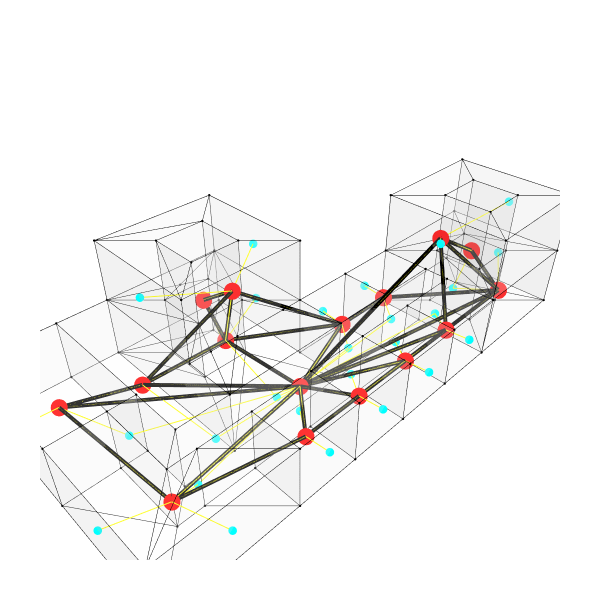

The cell this chart's notebook holds for it:
### Markdown cell above
## 2.4. Graph styling and plotting

### Code cell
# Style cells graph
vertices_cells = Graph.Vertices(g_cells)
for v in vertices_cells:
    d = Dictionary.ByKeysValues(["size", "color"], [20, "red"])
    v = Topology.SetDictionary(v, d)

edges_cells = Graph.Edges(g_cells)
for e in edges_cells:
    d = Dictionary.ByKeysValues(["width", "color"], [8, "black"])
    e = Topology.SetDictionary(e, d)

# Style apertures graph
vertices_apertures = Graph.Vertices(g_apertures)
for v in vertices_apertures:
    d = Dictionary.ByKeysValues(["size", "color"], [10, "cyan"])
    v = Topology.SetDictionary(v, d)

edges_apertures = Graph.Edges(g_apertures)
for e in edges_apertures:
    d = Dictionary.ByKeysValues(["width", "color"], [2, "yellow"])
    e = Topology.SetDictionary(e, d)

# Visualize both graphs together
Topology.Show(building, g_apertures, g_cells,
              vertexSizeKey="size",
              vertexColorKey="color",
              edgeWidthKey="width",
              edgeColorKey="color",
              faceOpacity=0.2,
              width=600,
              height=600,
              backgroundColor="white",
              renderer=renderer)

### Figure 1 — Plotly figure (JSON) as saved in the notebook; plotly's stock layout.template omitted (floating-point values rounded to 4 significant figures; data arrays with more than 128 entries replaced by an {"elided": "..."} marker saying what was removed)
{"data": [{"customdata": ["", "", "", "", "", "", "", "", "", "", "", "", "", "", "", "", "", "", "", "", "", "", "", "", "", "", "", "", "", "", "", "", "", "", "", "", "", "", "", "", "", "", "", "", "", "", "", "", "", "", "", "", "", "", "", "", "", "", "", "", "", "", "", "", "", "", "", "", "", "", "", "", "", "", "", "", "", "", "", "", "", "", "", "", "", "", "", "", "", "", "", "", "", "", "", "", ""], "hoverinfo": "text", "hovertemplate": ["Click ", "Click ", "Click ", "Click ", "Click ", "Click ", "Click ", "Click ", "Click ", "Click ", "Click ", "Click ", "Click ", "Click ", "Click ", "Click ", "Click ", "Click ", "Click ", "Click ", "Click ", "Click ", "Click ", "Click ", "Click ", "Click ", "Click ", "Click ", "Click ", "Click ", "Click ", "Click ", "Click ", "Click ", "Click ", "Click ", "Click ", "Click ", "Click ", "Click ", "Click ", "Click ", "Click ", "Click ", "Click ", "Click ", "Click ", "Click ", "Click ", "Click ", "Click ", "Click ", "Click ", "Click ", "Click ", "Click ", "Click ", "Click ", "Click ", "Click ", "Click ", "Click ", "Click ", "Click ", "Click ", "Click ", "Click ", "Click ", "Click ", "Click ", "Click ", "Click ", "Click ", "Click ", "Click ", "Click ", "Click ", "Click ", "Click ", "Click ", "Click ", "Click ", "Click ", "Click ", "Click ", "Click ", "Click ", "Click ", "Click ", "Click ", "Click ", "Click ", "Click ", "Click ", "Click ", "Click ", "Click "], "hovertext": ["", "", "", "", "", "", "", "", "", "", "", "", "", "", "", "", "", "", "", "", "", "", "", "", "", "", "", "", "", "", "", "", "", "", "", "", "", "", "", "", "", "", "", "", "", "", "", "", "", "", "", "", "", "", "", "", "", "", "", "", "", "", "", "", "", "", "", "", "", "", "", "", "", "", "", "", "", "", "", "", "", "", "", "", "", "", "", "", "", "", "", "", "", "", "", "", ""], "legendgroup": "1", "legendrank": 1, "marker": {"color": ["#000000", "#000000", "#000000", "#000000", "#000000", "#000000", "#000000", "#000000", "#000000", "#000000", "#000000", "#000000", "#000000", "#000000", "#000000", "#000000", "#000000", "#000000", "#000000", "#000000", "#000000", "#000000", "#000000", "#000000", "#000000", "#000000", "#000000", "#000000", "#000000", "#000000", "#000000", "#000000", "#000000", "#000000", "#000000", "#000000", "#000000", "#000000", "#000000", "#000000", "#000000", "#000000", "#000000", "#000000", "#000000", "#000000", "#000000", "#000000", "#000000", "#000000", "#000000", "#000000", "#000000", "#000000", "#000000", "#000000", "#000000", "#000000", "#000000", "#000000", "#000000", "#000000", "#000000", "#000000", "#000000", "#000000", "#000000", "#000000", "#000000", "#000000", "#000000", "#000000", "#000000", "#000000", "#000000", "#000000", "#000000", "#000000", "#000000", "#000000", "#000000", "#000000", "#000000", "#000000", "#000000", "#000000", "#000000", "#000000", "#000000", "#000000", "#000000", "#000000", "#000000", "#000000", "#000000", "#000000", "#000000"], "line": {"width": 0}, "opacity": 1, "size": [2.8, 2.8, 2.8, 2.8, 2.8, 2.8, 2.8, 2.8, 2.8, 2.8, 2.8, 2.8, 2.8, 2.8, 2.8, 2.8, 2.8, 2.8, 2.8, 2.8, 2.8, 2.8, 2.8, 2.8, 2.8, 2.8, 2.8, 2.8, 2.8, 2.8, 2.8, 2.8, 2.8, 2.8, 2.8, 2.8, 2.8, 2.8, 2.8, 2.8, 2.8, 2.8, 2.8, 2.8, 2.8, 2.8, 2.8, 2.8, 2.8, 2.8, 2.8, 2.8, 2.8, 2.8, 2.8, 2.8, 2.8, 2.8, 2.8, 2.8, 2.8, 2.8, 2.8, 2.8, 2.8, 2.8, 2.8, 2.8, 2.8, 2.8, 2.8, 2.8, 2.8, 2.8, 2.8, 2.8, 2.8, 2.8, 2.8, 2.8, 2.8, 2.8, 2.8, 2.8, 2.8, 2.8, 2.8, 2.8, 2.8, 2.8, 2.8, 2.8, 2.8, 2.8, 2.8, 2.8, 2.8], "sizemode": "diameter", "symbol": "circle"}, "mode": "markers", "name": "1: Untitled (Vertices)", "showlegend": false, "text": ["", "", "", "", "", "", "", "", "", "", "", "", "", "", "", "", "", "", "", "", "", "", "", "", "", "", "", "", "", "", "", "", "", "", "", "", "", "", "", "", "", "", "", "", "", "", "", "", "", "", "", "", "", "", "", "", "", "", "", "", "", "", "", "", "", "", "", "", "", "", "", "", "", "", "", "", "", "", "", "", "", "", "", "", "", "", "", "", "", "", "", "", "", "", "", "", ""], "type": "scatter3d", "x": [12.5, 12.5, 12.5, 12.5, 15, 15, 15, 15, 10, 10, 10, 10, 5, 3, 10, 12.5, 15, 7.5, 5, 3, 2, 3, 2, 3, 5, 7.5, 15, 12.5, 10, 5, 3, 2, 3, 2, 20, 20, 15, 16.5, 16.5, 16.5, 15, 18.5, 20, 20, 18.5, 18.5, 16.5, 18.5, 7.5, 7.5, 3, 5, 5, 5, 3, 8.5, 10, 10, 7, 9.143, 10, 10, 6.5, 5.857, 6.5, 8.5, 8.5, 7.5, 6.5, 6.5, 8.5, 12.5, 12.5, 5, 5, 0, 0, 0, 0, 0, 0, 15, 15, 16.5, 16.5, 18.5, 20, 20, 18.5, 5, 10, 5, 10, 8.5, 6.5, 6.5, 8.5], "y": [2, 2, 0, 0, 2, 2, 0, 0, 2, 2, 0, 0, 3, 3, 3, 3, 3, 2, 2, 2, 2, 3, 2, 2, 2, 2, 3, 3, 3, 3, 5, 5, 5, 5, 0, 0, 5, 3.5, 1.5, 3.5, 5, 1.5, 5, 5, 1.5, 3.5, 1.5, 3.5, 0, 0, 10, 10, 10, 5, 10, 6.5, 5, 5, 5, 5, 10, 10, 6.5, 5, 6.5, 6.5, 8.5, 8.929, 8.5, 8.5, 8.5, 5, 5, 0, 0, 0, 0, 5, 5, 10, 10, 5, 0, 3.5, 1.5, 3.5, 5, 0, 1.5, 5, 5, 10, 10, 6.5, 6.5, 8.5, 8.5], "z": [2.5, 0, 0, 2.5, 0, 2.5, 0, 2.5, 0, 2.5, 0, 2.5, 0, 0, 0, 0, 0, 0, 0, 0, 0, 2.5, 2.5, 2.5, 2.5, 2.5, 2.5, 2.5, 2.5, 2.5, 0, 0, 2.5, 2.5, 0, 2.5, 0, 0, 0, 2.5, 2.5, 0, 0, 2.5, 2.5, 0, 2.5, 2.5, 0, 2.5, 0, 0, 2.5, 2.5, 2.5, 0, 0, 2.5, 2.5, 2.5, 2.5, 0, 0, 2.5, 2.5, 2.5, 0, 2.5, 0, 2.5, 2.5, 0, 2.5, 0, 2.5, 0, 2.5, 0, 2.5, 0, 2.5, 5, 5, 5, 5, 5, 5, 5, 5, 5, 5, 5, 5, 5, 5, 5, 5]}, {"hoverinfo": "text", "hovertext": [], "legendgroup": "2", "legendrank": 2, "line": {"color": "#000000", "dash": "solid", "width": 1}, "marker": {"color": "#000000", "size": 0.25, "symbol": "circle"}, "mode": "markers+lines", "name": "1: Untitled (Edges)", "showlegend": false, "text": [], "type": "scatter3d", "x": {"elided": "687 float values"}, "y": {"elided": "687 float values"}, "z": {"elided": "687 float values"}}, {"cmax": 1, "cmin": 0, "color": "#FAFAFA", "colorscale": [[0, "#440154"], [0.1111, "#482878"], [0.2222, "#3e4989"], [0.3333, "#31688e"], [0.4444, "#26828e"], [0.5556, "#1f9e89"], [0.6667, "#35b779"], [0.7778, "#6ece58"], [0.8889, "#b5de2b"], [1, "#fde725"]], "flatshading": true, "hoverinfo": "text", "hovertext": "", "i": {"elided": "278 int values"}, "j": {"elided": "278 int values"}, "k": {"elided": "278 int values"}, "legendgroup": "3", "legendrank": 3, "lighting": {"facenormalsepsilon": 0}, "name": "1: Untitled (Faces)", "opacity": 0.2, "showlegend": false, "showscale": false, "text": "", "type": "mesh3d", "x": [12.5, 12.5, 12.5, 12.5, 15, 15, 15, 15, 10, 10, 10, 10, 12.5, 15, 10, 7.5, 5, 5, 3, 3, 2, 3, 2, 3, 5, 5, 7.5, 10, 12.5, 15, 2, 3, 2, 3, 20, 20, 16.5, 16.5, 15, 16.5, 15, 18.5, 20, 20, 18.5, 18.5, 16.5, 18.5, 7.5, 7.5, 5, 3, 5, 5, 3, 8.5, 10, 10, 7, 9.143, 10, 10, 6.5, 5.857, 6.5, 8.5, 8.5, 7.5, 6.5, 6.5, 8.5, 12.5, 12.5, 5, 5, 0, 0, 0, 0, 0, 0, 15, 15, 16.5, 16.5, 18.5, 20, 20, 18.5, 5, 10, 5, 10, 8.5, 6.5, 6.5, 8.5], "y": [0, 2, 2, 0, 2, 2, 0, 0, 2, 2, 0, 0, 3, 3, 3, 2, 3, 2, 3, 2, 2, 3, 2, 2, 3, 2, 2, 3, 3, 3, 5, 5, 5, 5, 0, 0, 1.5, 3.5, 5, 3.5, 5, 1.5, 5, 5, 1.5, 3.5, 1.5, 3.5, 0, 0, 10, 10, 10, 5, 10, 6.5, 5, 5, 5, 5, 10, 10, 6.5, 5, 6.5, 6.5, 8.5, 8.929, 8.5, 8.5, 8.5, 5, 5, 0, 0, 0, 0, 5, 5, 10, 10, 5, 0, 3.5, 1.5, 3.5, 5, 0, 1.5, 5, 5, 10, 10, 6.5, 6.5, 8.5, 8.5], "z": [0, 2.5, 0, 2.5, 2.5, 0, 0, 2.5, 0, 2.5, 0, 2.5, 0, 0, 0, 0, 0, 0, 0, 0, 0, 2.5, 2.5, 2.5, 2.5, 2.5, 2.5, 2.5, 2.5, 2.5, 0, 0, 2.5, 2.5, 0, 2.5, 0, 0, 0, 2.5, 2.5, 0, 0, 2.5, 2.5, 0, 2.5, 2.5, 0, 2.5, 0, 0, 2.5, 2.5, 2.5, 0, 0, 2.5, 2.5, 2.5, 2.5, 0, 0, 2.5, 2.5, 2.5, 0, 2.5, 0, 2.5, 2.5, 0, 2.5, 0, 2.5, 0, 2.5, 0, 2.5, 0, 2.5, 5, 5, 5, 5, 5, 5, 5, 5, 5, 5, 5, 5, 5, 5, 5, 5]}, {"hoverinfo": "text", "hovertext": [], "legendgroup": "6", "legendrank": 6, "line": {"color": "#FFFF00", "dash": "solid", "width": 2}, "marker": {"color": "#FFFF00", "size": 0.5, "symbol": "circle"}, "mode": "markers+lines", "name": "2: Untitled Graph (Edges)", "showlegend": false, "text": [], "type": "scatter3d", "x": {"elided": "216 float values"}, "y": {"elided": "216 float values"}, "z": {"elided": "216 float values"}}, {"customdata": ["", "", "", "", "", "", "", "", "", "", "", "", "", "", "", "", "", "", "", "", "", "", "", "", "", "", "", "", "", "", "", "", "", "", "", "", "", "", "", "", "", "", ""], "hoverinfo": "text", "hovertemplate": ["Click ", "Click ", "Click ", "Click ", "Click ", "Click ", "Click ", "Click ", "Click ", "Click ", "Click ", "Click ", "Click ", "Click ", "Click ", "Click ", "Click ", "Click ", "Click ", "Click ", "Click ", "Click ", "Click ", "Click ", "Click ", "Click ", "Click ", "Click ", "Click ", "Click ", "Click ", "Click ", "Click ", "Click ", "Click ", "Click ", "Click ", "Click ", "Click ", "Click ", "Click ", "Click ", "Click "], "hovertext": ["", "", "", "", "", "", "", "", "", "", "", "", "", "", "", "", "", "", "", "", "", "", "", "", "", "", "", "", "", "", "", "", "", "", "", "", "", "", "", "", "", "", ""], "legendgroup": "5", "legendrank": 5, "marker": {"color": ["#00FFFF", "#00FFFF", "#00FFFF", "#00FFFF", "#00FFFF", "#00FFFF", "#00FFFF", "#00FFFF", "#00FFFF", "#00FFFF", "#00FFFF", "#00FFFF", "#00FFFF", "#00FFFF", "#00FFFF", "#00FFFF", "#00FFFF", "#00FFFF", "#00FFFF", "#00FFFF", "#00FFFF", "#00FFFF", "#00FFFF", "#00FFFF", "#00FFFF", "#00FFFF", "#00FFFF", "#00FFFF", "#00FFFF", "#00FFFF", "#00FFFF", "#00FFFF", "#00FFFF", "#00FFFF", "#00FFFF", "#00FFFF", "#00FFFF", "#00FFFF", "#00FFFF", "#00FFFF", "#00FFFF", "#00FFFF", "#00FFFF"], "line": {"width": 0}, "opacity": 1, "size": [10, 10, 10, 10, 10, 10, 10, 10, 10, 10, 10, 10, 10, 10, 10, 10, 10, 10, 10, 10, 10, 10, 10, 10, 10, 10, 10, 10, 10, 10, 10, 10, 10, 10, 10, 10, 10, 10, 10, 10, 10, 10, 10], "sizemode": "diameter", "symbol": "circle"}, "mode": "markers", "name": "2: Untitled Graph (Vertices)", "showlegend": false, "text": ["", "", "", "", "", "", "", "", "", "", "", "", "", "", "", "", "", "", "", "", "", "", "", "", "", "", "", "", "", "", "", "", "", "", "", "", "", "", "", "", "", "", ""], "type": "scatter3d", "x": [12, 7, 17.5, 7.5, 4.321, 8.75, 15.5, 10.5, 7.5, 7.5, 7.5, 2.871, 6.9, 14.5, 9.5, 11.25, 7.7, 11.25, 4, 13.75, 1.938, 6.25, 17.5, 1.5, 16.5, 13.75, 13, 6.25, 20, 20, 11.25, 15, 13.75, 8.75, 0, 2.5, 2.5, 10, 11.25, 0, 5, 13.75, 10], "y": [2, 2, 1, 5.75, 3, 1, 2.833, 3, 6.371, 7.5, 6.5, 2, 3, 2, 2, 1, 2.7, 4, 6.5, 4, 1.938, 1, 2.5, 7.5, 2.5, 1, 3, 0, 2.5, 2.5, 0, 2.5, 5, 0, 7.5, 0, 5, 7.5, 5, 2.5, 7.5, 0, 7.5], "z": [1.1, 1.1, 1.25, 3.75, 1.1, 1.25, 3.75, 1.1, 1.25, 2.5, 1.1, 1.1, 1.1, 1.1, 1.1, 1.25, 1.25, 1.25, 1.25, 1.25, 1.25, 1.25, 2.5, 1.25, 1.1, 1.25, 1.1, 1.35, 3.85, 1.35, 1.35, 3.85, 1.35, 1.35, 1.35, 1.35, 1.1, 1.35, 1.35, 1.35, 3.85, 1.35, 3.85]}, {"hoverinfo": "text", "hovertext": [], "legendgroup": "10", "legendrank": 10, "line": {"color": "#000000", "dash": "solid", "width": 8}, "marker": {"color": "#000000", "size": 2, "symbol": "circle"}, "mode": "markers+lines", "name": "3: Untitled Graph (Edges)", "showlegend": false, "text": [], "type": "scatter3d", "x": [13.75, 11.25, null, 11.25, 7.7, null, 11.25, 8.75, null, 17.5, 13.75, null, 13.75, 17.5, null, 7.7, 17.5, null, 17.5, 15.5, null, 17.5, 17.5, null, 7.7, 1.5, null, 7.7, 1.938, null, 7.7, 13.75, null, 7.7, 11.25, null, 13.75, 7.7, null, 7.7, 6.25, null, 7.7, 8.75, null, 7.7, 7.5, null, 7.7, 15.5, null, 7.7, 4, null, 8.75, 6.25, null, 15.5, 13.75, null, 13.75, 15.5, null, 15.5, 17.5, null, 4, 7.5, null, 4, 1.5, null, 4, 7.5, null, 7.5, 7.5, null, 7.5, 7.5, null, 7.5, 11.25, null, 7.5, 7.5, null, 11.25, 7.5, null, 6.25, 1.938, null, 1.938, 1.5, null, 11.25, 13.75, null], "y": [1, 1, null, 1, 2.7, null, 1, 1, null, 1, 4, null, 1, 1, null, 2.7, 1, null, 1, 2.833, null, 1, 2.5, null, 2.7, 7.5, null, 2.7, 1.938, null, 2.7, 4, null, 2.7, 4, null, 1, 2.7, null, 2.7, 1, null, 2.7, 1, null, 2.7, 6.371, null, 2.7, 2.833, null, 2.7, 6.5, null, 1, 1, null, 2.833, 4, null, 1, 2.833, null, 2.833, 2.5, null, 6.5, 5.75, null, 6.5, 7.5, null, 6.5, 6.371, null, 6.371, 5.75, null, 6.371, 7.5, null, 6.371, 4, null, 5.75, 7.5, null, 4, 5.75, null, 1, 1.938, null, 1.938, 7.5, null, 4, 4, null], "z": [1.25, 1.25, null, 1.25, 1.25, null, 1.25, 1.25, null, 1.25, 1.25, null, 1.25, 1.25, null, 1.25, 1.25, null, 1.25, 3.75, null, 1.25, 2.5, null, 1.25, 1.25, null, 1.25, 1.25, null, 1.25, 1.25, null, 1.25, 1.25, null, 1.25, 1.25, null, 1.25, 1.25, null, 1.25, 1.25, null, 1.25, 1.25, null, 1.25, 3.75, null, 1.25, 1.25, null, 1.25, 1.25, null, 3.75, 1.25, null, 1.25, 3.75, null, 3.75, 2.5, null, 1.25, 3.75, null, 1.25, 1.25, null, 1.25, 1.25, null, 1.25, 3.75, null, 1.25, 2.5, null, 1.25, 1.25, null, 3.75, 2.5, null, 1.25, 3.75, null, 1.25, 1.25, null, 1.25, 1.25, null, 1.25, 1.25, null]}, {"customdata": ["", "", "", "", "", "", "", "", "", "", "", "", "", "", "", ""], "hoverinfo": "text", "hovertemplate": ["Click ", "Click ", "Click ", "Click ", "Click ", "Click ", "Click ", "Click ", "Click ", "Click ", "Click ", "Click ", "Click ", "Click ", "Click ", "Click "], "hovertext": ["", "", "", "", "", "", "", "", "", "", "", "", "", "", "", ""], "legendgroup": "9", "legendrank": 9, "marker": {"color": ["#FF0000", "#FF0000", "#FF0000", "#FF0000", "#FF0000", "#FF0000", "#FF0000", "#FF0000", "#FF0000", "#FF0000", "#FF0000", "#FF0000", "#FF0000", "#FF0000", "#FF0000", "#FF0000"], "line": {"width": 0}, "opacity": 1, "size": [20, 20, 20, 20, 20, 20, 20, 20, 20, 20, 20, 20, 20, 20, 20, 20], "sizemode": "diameter", "symbol": "circle"}, "mode": "markers", "name": "3: Untitled Graph (Vertices)", "showlegend": false, "text": ["", "", "", "", "", "", "", "", "", "", "", "", "", "", "", ""], "type": "scatter3d", "x": [11.25, 17.5, 7.7, 8.75, 15.5, 4, 13.75, 7.5, 7.5, 6.25, 7.5, 1.938, 11.25, 13.75, 1.5, 17.5], "y": [1, 1, 2.7, 1, 2.833, 6.5, 1, 6.371, 5.75, 1, 7.5, 1.938, 4, 4, 7.5, 2.5], "z": [1.25, 1.25, 1.25, 1.25, 3.75, 1.25, 1.25, 1.25, 3.75, 1.25, 2.5, 1.25, 1.25, 1.25, 1.25, 2.5]}], "layout": {"autosize": true, "height": 600, "margin": {"b": 40, "l": 40, "r": 40, "t": 40}, "paper_bgcolor": "#FFFFFF", "plot_bgcolor": "#FFFFFF", "scene": {"aspectmode": "data", "camera": {"center": {"x": 0, "y": 0, "z": 0}, "eye": {"x": -1.25, "y": -1.25, "z": 1.25}, "projection": {"type": "perspective"}, "up": {"x": 0, "y": 0, "z": 1}}, "xaxis": {"visible": false}, "yaxis": {"visible": false}, "zaxis": {"visible": false}}, "showlegend": true, "width": 600, "xaxis": {"showgrid": false, "visible": false, "zeroline": false}, "yaxis": {"showgrid": false, "visible": false, "zeroline": false}}}
